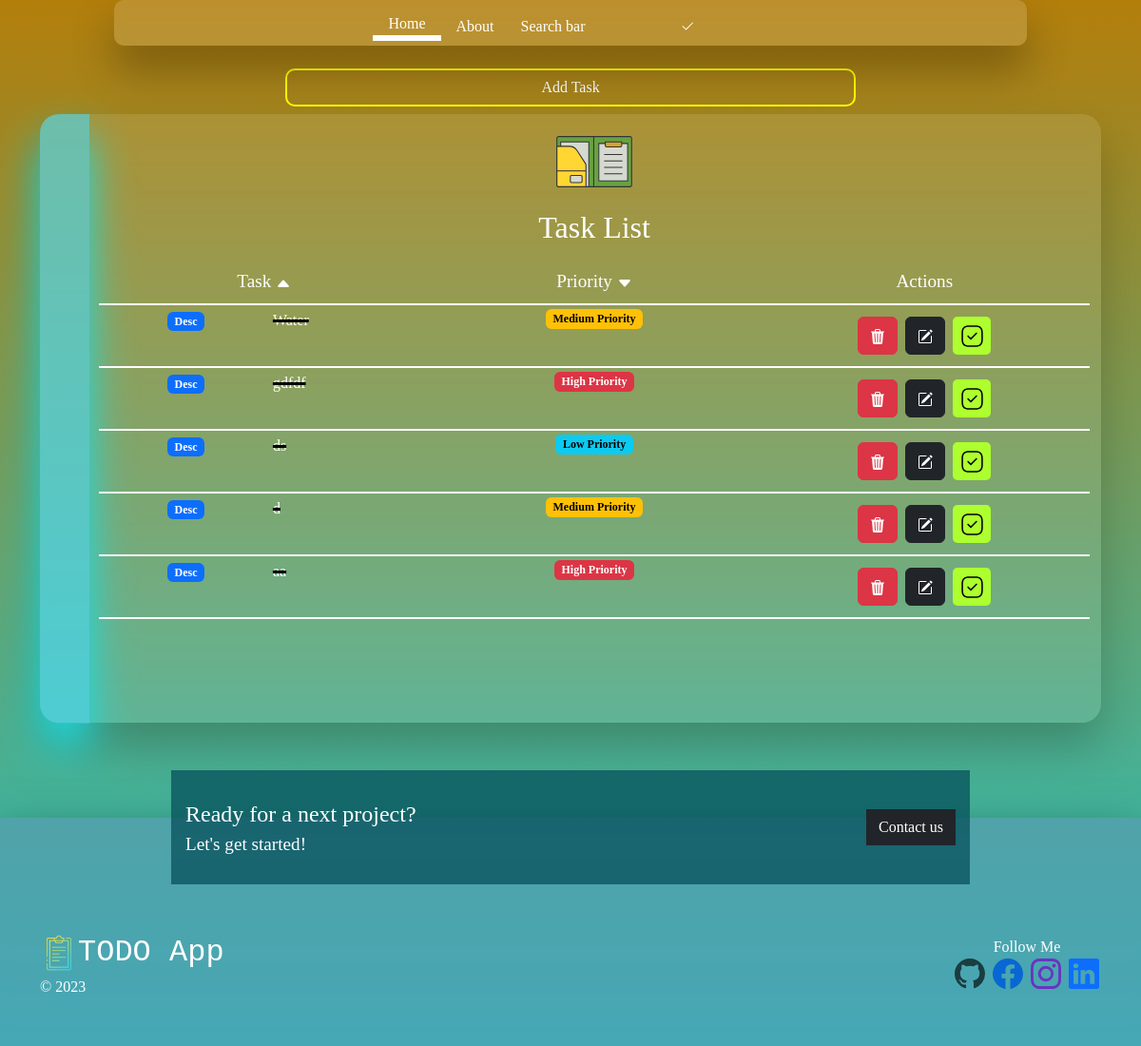
The page / (signed in) on the database its author committed.
### Home/models.py (models this page shows, shortened)
class TODO(models.Model):
    user = models.ForeignKey(User, on_delete=models.CASCADE, null=True)
    task_title = models.CharField(max_length=30)
    task_description = models.TextField()
    task_priority = models.TextField()
    time = models.DateTimeField(auto_now_add=True)
    task_status = models.BooleanField(default=False)

### Home/views.py (the view, shortened to what this page needs)
# urls.py: path('', views.todo, name='todo_list'),
@login_required(login_url='/account')
def todo(request):
    allTask = TODO.objects.filter(user=request.user)
    status = task_status(allTask)
    context = {
                'tasks': allTask,
                'name': request.user,
                        'completed':status[0],
                        'not_completed':status[1],
                        'high_priority':status[2],
                        'middle_priority': status[3],
                        'low_priority':status[4],
                        'asc_priority': False,
    'asc_tasks': False}
    return render(request, 'index.html', context)

### Home/views.py (called while the page is built)
def task_status(tasks):
    pending = 0
    completed = 0
    high_priority = 0
    middle_priority = 0
    low_priority = 0
    for x in tasks:
        if not x.task_status:
            pending += 1
        else:
            completed += 1
        if x.task_priority == 'High Priority':
            high_priority += 1
        elif x.task_priority == 'Medium Priority':
            middle_priority += 1
        elif x.task_priority == 'Low Priority':
            low_priority += 1
    return [completed,pending,high_priority,middle_priority,low_priority]

### templates/index.html (shortened to what this page needs)
{% extends 'base.html' %}
{% load static %}
      {% block interface %}
<div class=" task-adder d-flex justify-content-center">
  <button type="button" class=" btn btn-danger text-white" data-bs-toggle="modal" data-bs-target="#exampleModal">
    <span>Add Task</span>
  </button>
</div>
<form action="/home" method="post" class=" mb-2  container mt-2 d-flex justify-content-center align-items-center position-relative">
    <div class=" glass container d-flex pb-4 position-relative">
      <div class="sidebar "data-bs-toggle="offcanvas" data-bs-target="#offcanvasWithBothOptions" aria-controls="offcanvasWithBothOptions"></div>
      <div class="w-100">
        <header class="pb-3">
          <div class="d-flex justify-content-center">
            <img src="{%static 'TODO_Images/folder.svg'%}" class="" height="100" alt="">
          </div>
          <h2 class="text-white text-center">Task List</h2>
        </header>
        <div class="head-row d-flex flex-wrap  text-white">
          <div class="col-lg-4 col-md-4 col-12 mb-2  text-center">
            <p>Task
              {% if asc_tasks %}
              <a href="/reverse_sort_alphabetically" class="text-white"><svg xmlns="http://www.w3.org/2000/svg" width="16" height="16" fill="currentColor" class="bi bi-caret-down-fill" viewBox="0 0 16 16">
                <path d="M7.247 11.14 2.451 5.658C1.885 5.013 2.345 4 3.204 4h9.592a1 1 0 0 1 .753 1.659l-4.796 5.48a1 1 0 0 1-1.506 0z"/>
              </svg></a>
              {% else %}
              <a href="/sort_alphabetically" class="text-white"><svg xmlns="http://www.w3.org/2000/svg" width="16" height="16" fill="currentColor" class="bi bi-caret-up-fill" viewBox="0 0 16 16">
                <path d="m7.247 4.86-4.796 5.481c-.566.647-.106 1.659.753 1.659h9.592a1 1 0 0 0 .753-1.659l-4.796-5.48a1 1 0 0 0-1.506 0z"/>
              </svg></a>
              {%endif%}
            </p>
          </div>
          <div class="col-lg-4 col-md-4 col-12 mb-2  text-center">
            <p>Priority
              {% if asc_priority %}
              <a href="/sort_priority_desc" class="text-white"><svg xmlns="http://www.w3.org/2000/svg" width="16" height="16" fill="currentColor" class="bi bi-caret-up-fill" viewBox="0 0 16 16">
                <path d="m7.247 4.86-4.796 5.481c-.566.647-.106 1.659.753 1.659h9.592a1 1 0 0 0 .753-1.659l-4.796-5.48a1 1 0 0 0-1.506 0z"/>
              </svg></a>
            {% else %}
            <a href="/sort_priority_asc" class="text-white"><svg xmlns="http://www.w3.org/2000/svg" width="16" height="16" fill="currentColor" class="bi bi-caret-down-fill" viewBox="0 0 16 16">
              <path d="M7.247 11.14 2.451 5.658C1.885 5.013 2.345 4 3.204 4h9.592a1 1 0 0 1 .753 1.659l-4.796 5.48a1 1 0 0 1-1.506 0z"/>
            </svg></a>
          {% endif %}
        </p>
          </div>
          <div class="col-lg-4 col-md-4 col-12 mb-2 text-center">
            <p>Actions</p>
          </div>
        </div>
        <div class="d-flex justify-content-center">
          <div class="divider"></div>
        </div>
        {% for task in tasks %}
        <div class="d-flex flex-wrap pt-1 pb-1 ">
          <div class="hoohoo col-lg-4 col-md-4 col-12 mb-2 d-flex  text-white text-center ">
            <div class="col-3 mx-5 ">
              <span class="badge  text-bg-primary desc-span" data-bs-toggle="modal" data-bs-target="#taskModal" desc = "{{task.task_description}}">Desc</span>
            </div>
            {% if task.task_status %}
              <p class="bwline text-break">{{task.task_title}}</p>
            {% else %}
              <p class=" text-break">{{task.task_title}}</p>
            {% endif %}
          </div>
          <div class="col-lg-4 col-md-4 col-12 mb-2 d-flex  justify-content-center align-items-start text-white text-center">
            {% if task.task_priority == 'High Priority'%}
            <span class="badge text-bg-danger">{{task.task_priority}}</span>
            {% elif task.task_priority == 'Medium Priority'%}
            <span class=" overflow-hidden badge text-bg-warning">{{task.task_priority}}</span>
            {% else %}
            <span class="badge text-bg-info">{{task.task_priority}}</span>
            {% endif%}
          </div>
          <div class="col-lg-4 col-md-4 col-12 mb-2 mt-2  action-btns text-white text-center flex-wrap d-flex justify-content-center gap-2">
            <a href="/delete_task/{{ task.id }}" type="button" class="del-t btn btn-danger"></a>
            <a href="/update_task/ {{task.id}}" type="button" class="update-t btn updator btn-dark"></a>
              <a type="button" href="/update_status/ {{task.id}}" class="dana-don d-flex align-items-center justify-content-center">
              </a>
          </div>
        </div>
        <div class="d-flex justify-content-center">
          <div class="divider"></div>
        </div>
        {%endfor%}
      </div>
    </div>
</form>
    {% endblock %}

### static/index.css (style rules this page uses)
* { font-family: cursive; }
body { min-height: 100vh; min-width: 100%; overflow-x: hidden; }
.color-3 { background: rgb(34,193,195); background: linear-gradient(0deg, rgba(34,193,195,1) 0%, rgb(179, 126, 11) 100%); }
.desc-span { cursor: pointer; }
.sidebar { width: 5%; background-color: rgb(0, 0, 0); background:rgba(65, 223, 255, 0.575) ; box-shadow: 0 25px 45px rgb(25, 224, 234); margin-left: -12px !important; margin-bottom: -25px !important; border-top-left-radius: 20px; border-bottom-left-radius: 20px; margin-right: 10px; cursor: pointer; }
.glass { width: 80%; min-height: 80vh; background-color: aliceblue; background:rgba(255, 255, 255, .1) ; box-shadow: 0 25px 45px rgba(0,0,0,.2); backdrop-filter: blur(4px); border-radius: 20px; }
.glass .head-row p { font-size: 1.2rem; }
.glass header h2 { font-family: cursive; }
.glass p { font-family: cursive; }
.glass .divider { border: 1.5px solid white; width: 100%; }
.task-adder { width: 100%; }
.task-adder button { border: 2px solid yellow !important; background-color: transparent !important; font-family: cursive; width: 50%; border-radius: 10px; }
p { margin-bottom: 0rem !important; }
.glass { padding-left: 20px; padding-right: 20px; }
.glass_animation { animation: to_up 0.8s linear; }
.task-adder- { animation: to_left 1s linear; }
.dana-don { border: 1px solid transparent !important; background-color: greenyellow ; height: 40px !important; width: 40px !important; border-radius: 5px; }
.del-t,.update-t { height: 40px !important; }
.bwline { text-decoration-line: line-through; text-decoration-thickness: 3px; text-decoration-color: black !important; }
::placeholder { color: white !important; font-family: cursive; }

### rows shown on the page
TODO: task_title "Water", task_priority "Medium Priority"
TODO: task_title "gdfdf", task_priority "High Priority"
TODO: task_title "ds", task_priority "Low Priority"
TODO: task_title "d", task_priority "Medium Priority"
TODO: task_title "aa", task_priority "High Priority"
